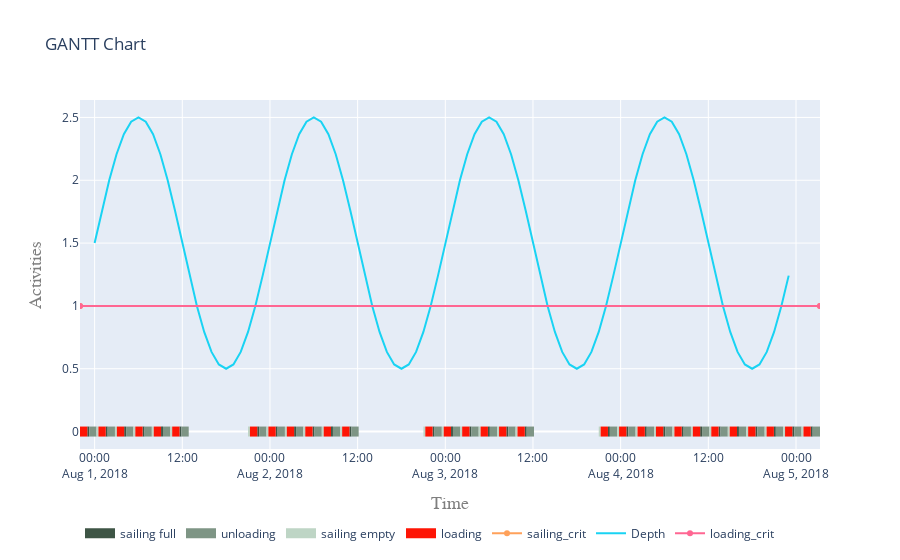

The code cell stored with this chart in its notebook:
### Markdown cell above
##### 5.2 Visualise gantt charts

### Code cell
res = plot.get_gantt_chart([vessel01], y_scale="numbers", static=True, id_map=[while_activity])
data = res['data']
layout = res['layout']

data.append({
    "name": "sailing_crit",
    "x":[vessel01.log["Timestamp"][0].isoformat(), vessel01.log["Timestamp"][-1].isoformat()],
    "y":[sailing_crit.minimum,sailing_crit.minimum],
})

data.append({
    "name": "Depth",
    "x":df.index,
    "y":df[sailing_crit.condition],
})

data.append({
    "name": "loading_crit",
    "x":[vessel01.log["Timestamp"][0].isoformat(), vessel01.log["Timestamp"][-1].isoformat()],
    "y":[loading_crit.minimum,loading_crit.minimum],
})

go.Figure(data=data, layout=layout)

### Figure 1 — Plotly figure (JSON) as saved in the notebook; plotly's stock layout.template omitted (floating-point values rounded to 4 significant figures; data arrays with more than 128 entries replaced by an {"elided": "..."} marker saying what was removed)
{"data": [{"connectgaps": false, "hoverinfo": "y+name", "line": {"color": "rgb(62,85,69)", "width": 10}, "mode": "lines", "name": "sailing full", "type": "scatter", "x": {"elided": "150 str values"}, "y": {"elided": "150 int values"}}, {"connectgaps": false, "hoverinfo": "y+name", "line": {"color": "rgb(126,149,133)", "width": 10}, "mode": "lines", "name": "unloading", "type": "scatter", "x": {"elided": "150 str values"}, "y": {"elided": "150 int values"}}, {"connectgaps": false, "hoverinfo": "y+name", "line": {"color": "rgb(190,213,197)", "width": 10}, "mode": "lines", "name": "sailing empty", "type": "scatter", "x": {"elided": "150 str values"}, "y": {"elided": "150 int values"}}, {"connectgaps": false, "hoverinfo": "y+name", "line": {"color": "rgb(254,21,5)", "width": 10}, "mode": "lines", "name": "loading", "type": "scatter", "x": {"elided": "150 str values"}, "y": {"elided": "150 int values"}}, {"name": "sailing_crit", "type": "scatter", "x": ["2018-07-31T22:00:00", "2018-08-05T03:17:07.790188"], "y": [1, 1]}, {"name": "Depth", "type": "scatter", "x": ["2018-08-01T00:00:00", "2018-08-01T01:00:00", "2018-08-01T02:00:00", "2018-08-01T03:00:00", "2018-08-01T04:00:00", "2018-08-01T05:00:00", "2018-08-01T06:00:00", "2018-08-01T07:00:00", "2018-08-01T08:00:00", "2018-08-01T09:00:00", "2018-08-01T10:00:00", "2018-08-01T11:00:00", "2018-08-01T12:00:00", "2018-08-01T13:00:00", "2018-08-01T14:00:00", "2018-08-01T15:00:00", "2018-08-01T16:00:00", "2018-08-01T17:00:00", "2018-08-01T18:00:00", "2018-08-01T19:00:00", "2018-08-01T20:00:00", "2018-08-01T21:00:00", "2018-08-01T22:00:00", "2018-08-01T23:00:00", "2018-08-02T00:00:00", "2018-08-02T01:00:00", "2018-08-02T02:00:00", "2018-08-02T03:00:00", "2018-08-02T04:00:00", "2018-08-02T05:00:00", "2018-08-02T06:00:00", "2018-08-02T07:00:00", "2018-08-02T08:00:00", "2018-08-02T09:00:00", "2018-08-02T10:00:00", "2018-08-02T11:00:00", "2018-08-02T12:00:00", "2018-08-02T13:00:00", "2018-08-02T14:00:00", "2018-08-02T15:00:00", "2018-08-02T16:00:00", "2018-08-02T17:00:00", "2018-08-02T18:00:00", "2018-08-02T19:00:00", "2018-08-02T20:00:00", "2018-08-02T21:00:00", "2018-08-02T22:00:00", "2018-08-02T23:00:00", "2018-08-03T00:00:00", "2018-08-03T01:00:00", "2018-08-03T02:00:00", "2018-08-03T03:00:00", "2018-08-03T04:00:00", "2018-08-03T05:00:00", "2018-08-03T06:00:00", "2018-08-03T07:00:00", "2018-08-03T08:00:00", "2018-08-03T09:00:00", "2018-08-03T10:00:00", "2018-08-03T11:00:00", "2018-08-03T12:00:00", "2018-08-03T13:00:00", "2018-08-03T14:00:00", "2018-08-03T15:00:00", "2018-08-03T16:00:00", "2018-08-03T17:00:00", "2018-08-03T18:00:00", "2018-08-03T19:00:00", "2018-08-03T20:00:00", "2018-08-03T21:00:00", "2018-08-03T22:00:00", "2018-08-03T23:00:00", "2018-08-04T00:00:00", "2018-08-04T01:00:00", "2018-08-04T02:00:00", "2018-08-04T03:00:00", "2018-08-04T04:00:00", "2018-08-04T05:00:00", "2018-08-04T06:00:00", "2018-08-04T07:00:00", "2018-08-04T08:00:00", "2018-08-04T09:00:00", "2018-08-04T10:00:00", "2018-08-04T11:00:00", "2018-08-04T12:00:00", "2018-08-04T13:00:00", "2018-08-04T14:00:00", "2018-08-04T15:00:00", "2018-08-04T16:00:00", "2018-08-04T17:00:00", "2018-08-04T18:00:00", "2018-08-04T19:00:00", "2018-08-04T20:00:00", "2018-08-04T21:00:00", "2018-08-04T22:00:00", "2018-08-04T23:00:00"], "y": [1.5, 1.759, 2, 2.207, 2.366, 2.466, 2.5, 2.466, 2.366, 2.207, 2.0, 1.759, 1.5, 1.241, 1.0, 0.7929, 0.634, 0.5341, 0.5, 0.5341, 0.634, 0.7929, 1.0, 1.241, 1.5, 1.759, 2, 2.207, 2.366, 2.466, 2.5, 2.466, 2.366, 2.207, 2.0, 1.759, 1.5, 1.241, 1.0, 0.7929, 0.634, 0.5341, 0.5, 0.5341, 0.634, 0.7929, 1.0, 1.241, 1.5, 1.759, 2, 2.207, 2.366, 2.466, 2.5, 2.466, 2.366, 2.207, 2.0, 1.759, 1.5, 1.241, 1.0, 0.7929, 0.634, 0.5341, 0.5, 0.5341, 0.634, 0.7929, 1.0, 1.241, 1.5, 1.759, 2, 2.207, 2.366, 2.466, 2.5, 2.466, 2.366, 2.207, 2.0, 1.759, 1.5, 1.241, 1.0, 0.7929, 0.634, 0.5341, 0.5, 0.5341, 0.634, 0.7929, 1.0, 1.241]}, {"name": "loading_crit", "type": "scatter", "x": ["2018-07-31T22:00:00", "2018-08-05T03:17:07.790188"], "y": [1, 1]}], "layout": {"hovermode": "closest", "legend": {"orientation": "h", "x": 0, "y": -0.2}, "title": {"text": "GANTT Chart"}, "xaxis": {"range": ["2018-07-31T22:00:00", "2018-08-05T03:17:07.790188"], "title": {"font": {"color": "#7f7f7f", "family": "Courier New, monospace", "size": 18}, "text": "Time"}}, "yaxis": {"title": {"font": {"color": "#7f7f7f", "family": "Courier New, monospace", "size": 18}, "text": "Activities"}}}}
